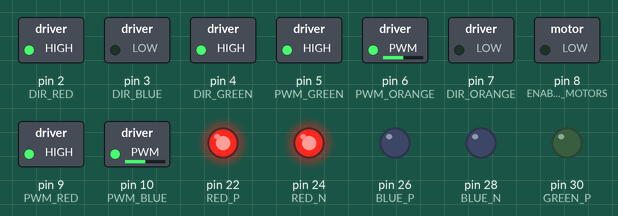
Simulated run of this sketch. Board: Arduino Mega 2560, built with avr-gcc and run on an emulated ATmega2560. Parts: switched loads named in the sketch (green lamp = pin HIGH), output pins drawn as LEDs (lit = HIGH). Pins used as bus, display or sensor lines are not drawn.

Above: at 0.05 s.
At 7.5 s:
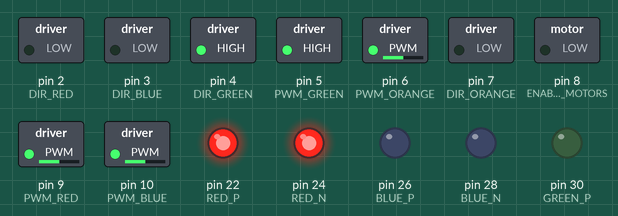
At 14.95 s:
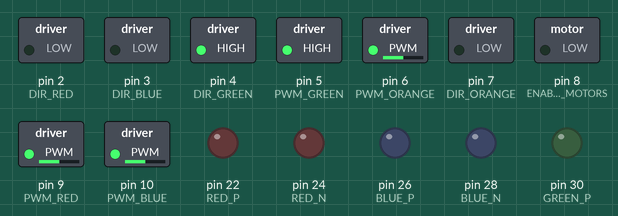
Timing chart, 0 to 17.3 s (numbered marks = the images above):
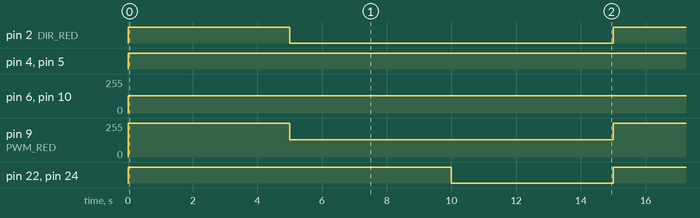

The sketch:

Tracker_tester_1.ino
```cpp
/* This is the first attempt at bringing the Arduino Mega and Multimoto to life.
   The goal is to power the actuator through multimoto & relay
   The essense is to power multimoto M1 and fire Relay IN1
   Erling Roberts 3-14-20
   The foundation of this software is Progressive Automation for Mulitmoto

     Example code to control up to 4 actuators,using the Robot Power MultiMoto driver.
   Hardware:
    - Robot Power MultiMoto
    - Arduino Uno

    Wiring:
  - Connect actuators to the M1, M2, M3, M4 connections on the MultiMoto board.
  - Connect the negative (black) to the right connection, positive (red) to the left.
  - Connect a 12 volt source (minimum 1A per motor if unloaded, 8A per motor if fully loaded)to the BAT terminals. Ensure that positive and negative are placed in the correct spots.

   Code modified by Progressive Automations from the example code provided by Robot Power
     <a href="http://www.robotpower.com/downloads/" rel="nofollow"> http://www.robotpower.com/downloads/</a>

    Robot Power MultiMoto v1.0 demo
    This software is released into the Public Domain
*/

// include the SPI library:

#include <SPI.h>
// L9958 slave select pins for SPI
#define SS_ORANGE 14
#define SS_GREEN  13
#define SS_BLUE   12
#define SS_RED    11
// L9958 DIRection pins
#define DIR_RED    2
#define DIR_BLUE   3
#define DIR_GREEN  4
#define DIR_ORANGE 7
// L9958 PWM pins
#define PWM_RED    9
#define PWM_BLUE  10     // Timer1
#define PWM_GREEN  5
#define PWM_ORANGE 6     // Timer0

// L9958 Enable for all 4 motors
#define ENABLE_MOTORS 8

int pwmR, pwmB, pwmG, pwmO;
boolean dirR, dirB, dirG, dirO;

// Relay Setup

const unsigned int RED_P    = 22; //Relay control for relay 1
const unsigned int RED_N    = 24;
const unsigned int BLUE_P   = 26;
const unsigned int BLUE_N   = 28;
const unsigned int GREEN_P  = 30;
const unsigned int GREEN_N  = 32;
const unsigned int ORANGE_P = 34;
const unsigned int ORANGE_N = 36;

#define N_S HIGH
#define E_W LOW

void setup() {
  unsigned int configWord;

  // put your setup code here, to run once:
  pinMode(SS_RED, OUTPUT); digitalWrite(SS_RED, LOW);  // HIGH = not selected
  pinMode(SS_BLUE, OUTPUT); digitalWrite(SS_BLUE, LOW);
  pinMode(SS_GREEN, OUTPUT); digitalWrite(SS_GREEN, LOW);
  pinMode(SS_ORANGE, OUTPUT); digitalWrite(SS_ORANGE, LOW);

  // L9958 DIRection pins
  pinMode(DIR_RED, OUTPUT);
  pinMode(DIR_BLUE, OUTPUT);
  pinMode(DIR_GREEN, OUTPUT);
  pinMode(DIR_ORANGE, OUTPUT);

  // L9958 PWM pins
  pinMode(PWM_RED, OUTPUT);  digitalWrite(PWM_RED, LOW);
  pinMode(PWM_BLUE, OUTPUT);  digitalWrite(PWM_BLUE, LOW);    // Timer1
  pinMode(PWM_GREEN, OUTPUT);  digitalWrite(PWM_GREEN, LOW);
  pinMode(PWM_ORANGE, OUTPUT);  digitalWrite(PWM_ORANGE, LOW);    // Timer0

  // Set up Relays
  pinMode(RED_P, OUTPUT);
  pinMode(RED_N, OUTPUT);
  pinMode(BLUE_P, OUTPUT);
  pinMode(BLUE_N, OUTPUT);
  pinMode(GREEN_P, OUTPUT);
  pinMode(GREEN_N, OUTPUT);
  pinMode(ORANGE_P, OUTPUT);
  pinMode(ORANGE_N, OUTPUT);

  // L9958 Enable for all 4 motors
  pinMode(ENABLE_MOTORS, OUTPUT);
 digitalWrite(ENABLE_MOTORS, HIGH);  // HIGH = disabled

 /******* Set up L9958 chips *********
  ' L9958 Config Register
  ' Bit
  '0 - RES
  '1 - DR - reset
  '2 - CL_1 - curr limit
  '3 - CL_2 - curr_limit
  '4 - RES
  '5 - RES
  '6 - RES
  '7 - RES
  '8 - VSR - voltage slew rate (1 enables slew limit, 0 disables)
  '9 - ISR - current slew rate (1 enables slew limit, 0 disables)
  '10 - ISR_DIS - current slew disable
  '11 - OL_ON - open load enable
  '12 - RES
  '13 - RES
  '14 - 0 - always zero
  '15 - 0 - always zero
  */  // set to max current limit and disable ISR slew limiting
  configWord = 0b0000010000001100;

  SPI.begin();
  SPI.setBitOrder(LSBFIRST);
  SPI.setDataMode(SPI_MODE1);  // clock pol = low, phase = high

  // Motor 1
  digitalWrite(SS_RED, LOW);
  SPI.transfer(lowByte(configWord));
  SPI.transfer(highByte(configWord));
  digitalWrite(SS_RED, HIGH);

 /* // Motor 2
  digitalWrite(SS_BLUE, LOW);
  SPI.transfer(lowByte(configWord));
  SPI.transfer(highByte(configWord));
  digitalWrite(SS_BLUE, HIGH);
  // Motor 3
  digitalWrite(SS_GREEN, LOW);
  SPI.transfer(lowByte(configWord));
  SPI.transfer(highByte(configWord));
  digitalWrite(SS_GREEN, HIGH);
  // Motor 4
  digitalWrite(SS_ORANGE, LOW);
  SPI.transfer(lowByte(configWord));
  SPI.transfer(highByte(configWord));
  digitalWrite(SS_ORANGE, HIGH);
*/
  //Set initial actuator settings to pull at 0 speed for safety
  dirR = 0; dirB = 0; dirG = 0; dirO = 0; // Set direction
  pwmR = 0; pwmB = 0; pwmG = 0; pwmO = 0; // Set speed (0-255)

digitalWrite(ENABLE_MOTORS, LOW);// LOW = enabled
} // End setup

void loop() {
    dirR = 1;
    pwmR = 255; //set direction and speed
    digitalWrite(RED_P, N_S);
    digitalWrite(RED_N, N_S);
    digitalWrite(DIR_RED, dirR);
    analogWrite(PWM_RED, pwmR); // write to pins

    dirB = 0;
    pwmB = 128;
    digitalWrite(DIR_BLUE, dirB);
    analogWrite(PWM_BLUE, pwmB);

    dirG = 1;
    pwmG = 255;
    digitalWrite(DIR_GREEN, dirG);
    analogWrite(PWM_GREEN, pwmG);

    dirO = 0;
    pwmO = 128;
    digitalWrite(DIR_ORANGE, dirO);
    analogWrite(PWM_ORANGE, pwmO);

    delay(5000); // wait once all four motors are set
    digitalWrite(RED_P, E_W);
    digitalWrite(RED_N, E_W);

    dirR = 0;
    pwmR = 128;
    digitalWrite(RED_P, N_S);
    digitalWrite(RED_N, N_S);
    digitalWrite(DIR_RED, dirR);
    analogWrite(PWM_RED, pwmR);
/* for later, correct variable names
    dirB = 1;
    pwmB = 255;
    digitalWrite(DIR_M2, dir2);
    analogWrite(PWM_M2, pwm2);

    dirG = 0;
    pwmG = 128;
    digitalWrite(DIR_M3, dir3);
    analogWrite(PWM_M3, pwm3);

    dirO = 1;
    pwmO = 255;
    digitalWrite(DIR_M4, dir4);
    analogWrite(PWM_M4, pwm4);   */

   delay(5000);
   digitalWrite(RED_P, E_W);
   digitalWrite(RED_N, E_W);
   delay(5000);

}//end void loop}
```

Measured:
- by itself, pin 2 (DIR_RED): alternates HIGH for 5.0 s and LOW for 10.0 s
- by itself, pin 4 (DIR_GREEN), pin 5 (PWM_GREEN): LOW → HIGH at 0.00 s
- by itself, pin 6 (PWM_ORANGE), pin 10 (PWM_BLUE): 0/255 → 128/255 at 0.00 s
- by itself, pin 9 (PWM_RED): alternates 255/255 for 5.0 s and 128/255 for 10.0 s
- by itself, pin 22 (RED_P), pin 24 (RED_N): alternates HIGH for 10.0 s and LOW for 5.0 s
